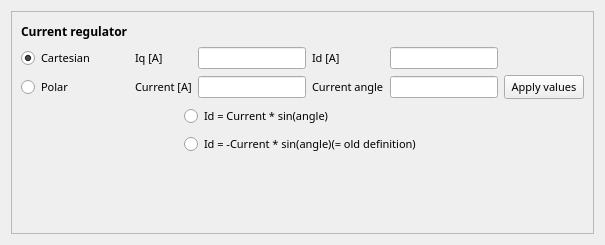
        <widget class="QWidget" name="tab_4">
         <attribute name="title">
          <string>Current Regulator</string>
         </attribute>
         <layout class="QGridLayout" name="gridLayout_13">
          <item row="1" column="0">
           <widget class="QFrame" name="frame_2">
            <property name="frameShape">
             <enum>QFrame::StyledPanel</enum>
            </property>
            <property name="frameShadow">
             <enum>QFrame::Raised</enum>
            </property>
            <layout class="QGridLayout" name="gridLayout_14">
             <item row="0" column="0">
              <layout class="QGridLayout" name="gridLayout_2">
               <item row="2" column="5">
                <widget class="QLineEdit" name="lineEdit_10"/>
               </item>
               <item row="1" column="2">
                <widget class="QLabel" name="label_8">
                 <property name="font">
                  <font>
                   <family>SimSun-ExtB</family>
                   <pointsize>8</pointsize>
                   <weight>50</weight>
                   <bold>false</bold>
                  </font>
                 </property>
                 <property name="text">
                  <string>Iq [A]</string>
                 </property>
                 <property name="buddy">
                  <cstring>Iq_Value_Ca</cstring>
                 </property>
                </widget>
               </item>
               <item row="2" column="2">
                <widget class="QLabel" name="label_9">
                 <property name="font">
                  <font>
                   <family>SimSun-ExtB</family>
                   <pointsize>8</pointsize>
                   <weight>50</weight>
                   <bold>false</bold>
                  </font>
                 </property>
                 <property name="text">
                  <string>Current [A]</string>
                 </property>
                 <property name="buddy">
                  <cstring>lineEdit_8</cstring>
                 </property>
                </widget>
               </item>
               <item row="2" column="6">
                <widget class="QPushButton" name="Send_Current_value">
                 <property name="font">
                  <font>
                   <family>SimSun-ExtB</family>
                   <pointsize>8</pointsize>
                   <weight>50</weight>
                   <bold>false</bold>
                  </font>
                 </property>
                 <property name="text">
                  <string>Apply values</string>
                 </property>
                </widget>
               </item>
               <item row="1" column="3">
                <widget class="QLineEdit" name="Iq_Value_Ca"/>
               </item>
               <item row="1" column="4">
                <widget class="QLabel" name="label_10">
                 <property name="font">
                  <font>
                   <family>SimSun-ExtB</family>
                   <pointsize>8</pointsize>
                   <weight>50</weight>
                   <bold>false</bold>
                  </font>
                 </property>
                 <property name="text">
                  <string>Id [A]</string>
                 </property>
                 <property name="buddy">
                  <cstring>Id_Value_Ca</cstring>
                 </property>
                </widget>
               </item>
               <item row="0" column="0" colspan="2">
                <widget class="QLabel" name="label_16">
                 <property name="font">
                  <font>
                   <family>Arial Black</family>
                   <weight>75</weight>
                   <bold>true</bold>
                  </font>
                 </property>
                 <property name="text">
                  <string>Current regulator</string>
                 </property>
                </widget>
               </item>
               <item row="1" column="0" colspan="2">
                <widget class="QRadioButton" name="Cartesian">
                 <property name="font">
                  <font>
                   <family>SimSun-ExtB</family>
                   <pointsize>8</pointsize>
                   <weight>50</weight>
                   <bold>false</bold>
                  </font>
                 </property>
                 <property name="text">
                  <string>Cartesian</string>
                 </property>
                 <property name="checked">
                  <bool>true</bool>
                 </property>
                </widget>
               </item>
               <item row="2" column="0" colspan="2">
                <widget class="QRadioButton" name="Polar">
                 <property name="font">
                  <font>
                   <family>SimSun-ExtB</family>
                   <pointsize>8</pointsize>
                   <weight>50</weight>
                   <bold>false</bold>
                  </font>
                 </property>
                 <property name="text">
                  <string>Polar</string>
                 </property>
                </widget>
               </item>
               <item row="1" column="5">
                <widget class="QLineEdit" name="Id_Value_Ca"/>
               </item>
               <item row="2" column="4">
                <widget class="QLabel" name="label_11">
                 <property name="font">
                  <font>
                   <family>SimSun-ExtB</family>
                   <pointsize>8</pointsize>
                   <weight>50</weight>
                   <bold>false</bold>
                  </font>
                 </property>
                 <property name="text">
                  <string>Current angle</string>
                 </property>
                 <property name="buddy">
                  <cstring>lineEdit_10</cstring>
                 </property>
                </widget>
               </item>
               <item row="2" column="3">
                <widget class="QLineEdit" name="lineEdit_8"/>
               </item>
               <item row="0" column="2" colspan="4">
                <spacer name="horizontalSpacer_34">
                 <property name="orientation">
                  <enum>Qt::Horizontal</enum>
                 </property>
                 <property name="sizeHint" stdset="0">
                  <size>
                   <width>40</width>
                   <height>20</height>
                  </size>
                 </property>
                </spacer>
               </item>
              </layout>
             </item>
             <item row="1" column="0">
              <layout class="QHBoxLayout" name="horizontalLayout">
               <item>
                <spacer name="horizontalSpacer_3">
                 <property name="orientation">
                  <enum>Qt::Horizontal</enum>
                 </property>
                 <property name="sizeHint" stdset="0">
                  <size>
                   <width>78</width>
                   <height>28</height>
                  </size>
                 </property>
                </spacer>
               </item>
               <item>
                <layout class="QVBoxLayout" name="verticalLayout">
                 <item>
                  <widget class="QRadioButton" name="radioButton_5">
                   <property name="font">
                    <font>
                     <family>SimSun-ExtB</family>
                     <pointsize>8</pointsize>
                     <weight>50</weight>
                     <bold>false</bold>
                    </font>
                   </property>
                   <property name="text">
                    <string>Id = Current * sin(angle)</string>
                   </property>
                   <property name="checkable">
                    <bool>true</bool>
                   </property>
                   <property name="checked">
                    <bool>false</bool>
                   </property>
                  </widget>
                 </item>
                 <item>
                  <widget class="QRadioButton" name="radioButton_6">
                   <property name="font">
                    <font>
                     <family>SimSun-ExtB</family>
                     <pointsize>8</pointsize>
                     <weight>50</weight>
                     <bold>false</bold>
                    </font>
                   </property>
                   <property name="text">
                    <string>Id = -Current * sin(angle)(= old definition)</string>
                   </property>
                  </widget>
                 </item>
                </layout>
               </item>
               <item>
                <spacer name="horizontalSpacer_4">
                 <property name="orientation">
                  <enum>Qt::Horizontal</enum>
                 </property>
                 <property name="sizeHint" stdset="0">
                  <size>
                   <width>40</width>
                   <height>20</height>
                  </size>
                 </property>
                </spacer>
               </item>
              </layout>
             </item>
             <item row="2" column="0">
              <spacer name="verticalSpacer">
               <property name="orientation">
                <enum>Qt::Vertical</enum>
               </property>
               <property name="sizeHint" stdset="0">
                <size>
                 <width>20</width>
                 <height>69</height>
                </size>
               </property>
              </spacer>
             </item>
            </layout>
           </widget>
          </item>
         </layout>
        </widget>
